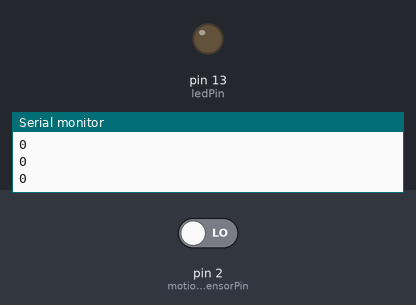
Bench run of a sketch on a simulated Arduino Uno, built with avr-gcc and run on an emulated ATmega328P. On the bench: output pins drawn as LEDs (lit = HIGH), the last lines printed to the serial monitor. Inputs (shaded band) come from the test bench; at power-on: pin 2 (motionSensorPin) LOW.

Above: at 1.8 s.
1.9 s: pin 2 (motionSensorPin) driven HIGH
At 2.4 s:
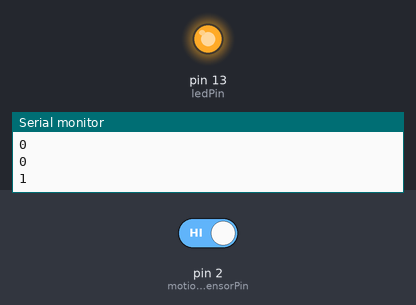
3.5 s: pin 2 (motionSensorPin) driven LOW
At 4.7 s:
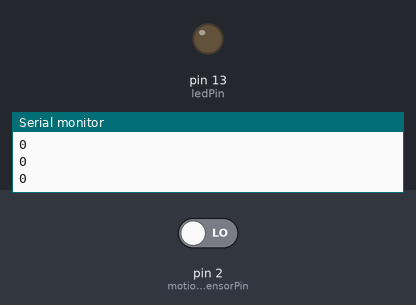
Timing chart, 0 to 6.5 s (numbered marks = the images above; inputs shaded):
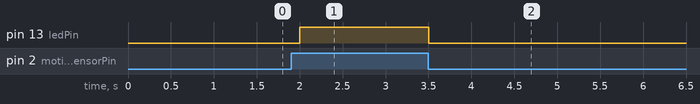

Measured:
- after the input at 1.9 s, pin 13 (ledPin): LOW → HIGH after 0.10 s
- after the input at 3.5 s, pin 13 (ledPin): HIGH → LOW at once

The sketch:

Task1.1P.ino
```cpp
const int motionSensorPin = 2; // Pin connected to the motion sensor
const int ledPin = 13;         // Pin connected to the built-in LED

void setup() {
  Serial.begin(9600);

  // Initialize the motion sensor pin as input
  pinMode(motionSensorPin, INPUT);

  // Initialize the LED pin as output
  pinMode(ledPin, OUTPUT);
}

void loop() {
  int motionDetected = digitalRead(motionSensorPin);

  Serial.println(motionDetected);

  if (motionDetected == HIGH) {
    digitalWrite(ledPin, HIGH);
  } else {
    digitalWrite(ledPin, LOW);
  }

  delay(500);
}
```
